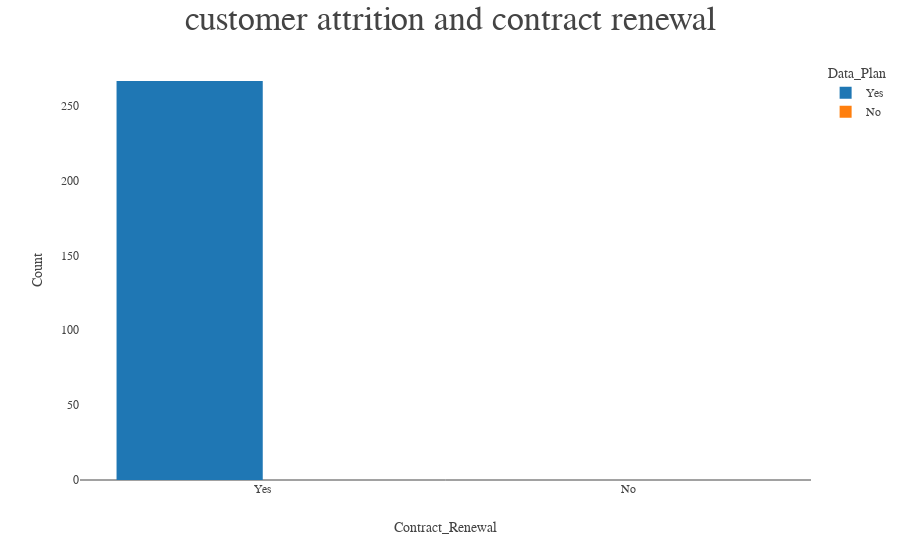

Notebook code cell kept with this figure:
### Markdown cell above
## visualization

### Code cell
# create histogram plot
fig = px.histogram(data, x="Data_Plan", y='Data_Usage', color="Data_Plan")
#fig.update_coloraxes(showscale=False)
fig.update_layout(title=" customer attrition and contract renewal", 
                  font_family="San Serif",titlefont={'size': 34},
                  barmode='group',
                  xaxis=dict(title='Contract_Renewal',tickmode='array',tickvals=[0, 1]),
                  yaxis=dict(title='Count'))




fig.update_xaxes(showgrid=False)
fig.update_yaxes(showgrid=False)

fig.show()

### Figure 1 — Plotly figure (JSON) as saved in the notebook; plotly's stock layout.template omitted (floating-point values rounded to 4 significant figures)
{"data": [{"alignmentgroup": "True", "bingroup": "x", "histfunc": "sum", "hovertemplate": "Data_Plan=%{x}<br>sum of Data_Usage=%{y}<extra></extra>", "legendgroup": "Yes", "marker": {"color": "#1F77B4", "pattern": {"shape": ""}}, "name": "Yes", "offsetgroup": "Yes", "orientation": "v", "showlegend": true, "type": "histogram", "x": ["Yes", "Yes", "Yes", "Yes", "Yes", "Yes", "Yes", "Yes", "Yes", "Yes", "Yes", "Yes", "Yes", "Yes", "Yes", "Yes", "Yes", "Yes", "Yes", "Yes", "Yes", "Yes", "Yes", "Yes", "Yes", "Yes", "Yes", "Yes", "Yes", "Yes", "Yes", "Yes", "Yes", "Yes", "Yes", "Yes", "Yes", "Yes", "Yes", "Yes", "Yes", "Yes", "Yes", "Yes", "Yes", "Yes", "Yes", "Yes", "Yes", "Yes", "Yes", "Yes", "Yes", "Yes", "Yes", "Yes", "Yes", "Yes", "Yes", "Yes", "Yes", "Yes", "Yes", "Yes", "Yes", "Yes", "Yes", "Yes", "Yes", "Yes", "Yes", "Yes", "Yes", "Yes", "Yes", "Yes", "Yes", "Yes", "Yes", "Yes", "Yes", "Yes", "Yes", "Yes", "Yes", "Yes", "Yes", "Yes", "Yes", "Yes", "Yes", "Yes", "Yes", "Yes", "Yes", "Yes", "Yes", "Yes", "Yes", "Yes", "Yes", "Yes", "Yes", "Yes", "Yes", "Yes", "Yes", "Yes", "Yes", "Yes", "Yes"], "xaxis": "x", "y": [2.3, 4.1, 2.6, 3.8, 2.7, 3.5, 2.1, 4.2, 1.8, 2.3, 3.1, 2.5, 2, 3.7, 1.7, 3.5, 2.6, 2.2, 2.9, 2.2, 3.1, 1.6, 2.7, 2.6, 2.5, 2.3, 2.9, 2.6, 3.1, 2.4, 2.2, 2.5, 2.8, 2.2, 2.1, 3.5, 1.6, 2.4, 2.7, 2.9, 2.1, 3.3, 2.4, 2.9, 2.5, 1.2, 2.2, 2.8, 2.7, 1.1, 2.2, 1.9, 2.7, 2.6, 1.4, 2.2, 1.9, 2.4, 1.7, 2.1, 2.3, 2.6, 2.3, 2.1, 1.6, 2.6, 1.4, 2.5, 1.9, 1.8, 2.2, 2.3, 2.2, 2.3, 2.7, 2.2, 1.9, 2.1, 1.5, 2.1, 1.5, 2.4, 3, 1.8, 2.6, 2.1, 2, 2.5, 1.7, 2.4, 2.1, 2.4, 3.2, 3.5, 1.8, 2.4, 2.7, 1.7, 1.8, 2.7, 1.6, 2, 2.5, 3.3, 2.1, 3.2, 2.4, 2.7, 1.7, 2.8, 2.4], "yaxis": "y"}, {"alignmentgroup": "True", "bingroup": "x", "histfunc": "sum", "hovertemplate": "Data_Plan=%{x}<br>sum of Data_Usage=%{y}<extra></extra>", "legendgroup": "No", "marker": {"color": "#FF7F0E", "pattern": {"shape": ""}}, "name": "No", "offsetgroup": "No", "orientation": "v", "showlegend": true, "type": "histogram", "x": ["No", "No", "No", "No", "No", "No", "No", "No", "No", "No", "No", "No", "No", "No", "No", "No", "No", "No"], "xaxis": "x", "y": [0, 0, 0, 0, 0, 0, 0, 0, 0, 0, 0, 0, 0, 0, 0, 0, 0, 0], "yaxis": "y"}], "layout": {"barmode": "group", "font": {"family": "San Serif"}, "legend": {"title": {"text": "Data_Plan"}, "tracegroupgap": 0}, "margin": {"t": 60}, "title": {"font": {"size": 34}, "text": " customer attrition and contract renewal"}, "xaxis": {"anchor": "y", "categoryarray": ["Yes", "No"], "categoryorder": "array", "domain": [0, 1], "showgrid": false, "tickmode": "array", "tickvals": [0, 1], "title": {"text": "Contract_Renewal"}}, "yaxis": {"anchor": "x", "domain": [0, 1], "showgrid": false, "title": {"text": "Count"}}}}
